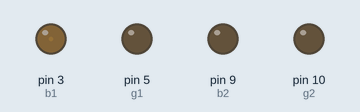
Recording of a sketch running on a simulated Arduino Uno, built with avr-gcc and run on an emulated ATmega328P. Parts: output pins drawn as LEDs (lit = HIGH). Pins used as bus, display or sensor lines are not drawn.

Above: at 0.05 s.
At 1.85 s:
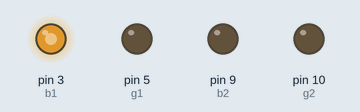
At 3.75 s:
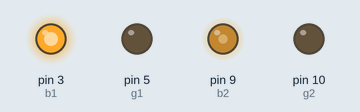
At 7.45 s:
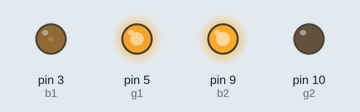
At 11.15 s:
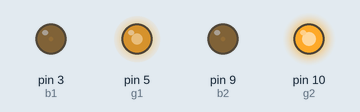
At 14.85 s:
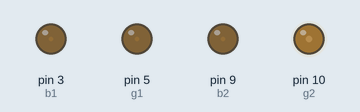
Timing chart, 0 to 19.9 s (numbered marks = the images above):
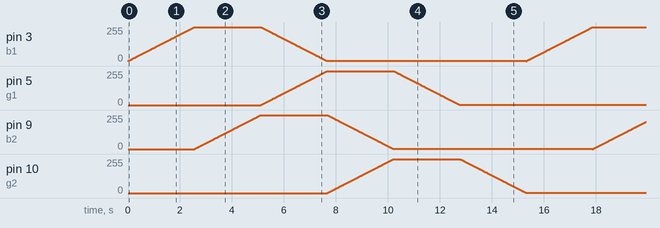

The sketch:

wavyRGB.ino
```cpp
// First LED and its initial light brightness
const short b1 = 3;
short b1l = 0;        // This color is the first in loop of LED1
const short g1 = 5;
short g1l = 0;
const short r1 = 6;
short r1l = 0;

// Second LED and its initial light brightness
const short b2 = 9;
short b2l = 0;
const short g2 = 10;
short g2l = 0;
const short r2 = 11;
short r2l = 0;          // This color is first in loop of LED2

// Macro for 10ms delay
#define d delay(10);

void setup() {
  pinMode(b1, OUTPUT);
  pinMode(g1, OUTPUT);
  pinMode(r1, OUTPUT);

  pinMode(b2, OUTPUT);
  pinMode(g2, OUTPUT);
  pinMode(r2, OUTPUT);
}

void loop() {
  // LED1 blue fade in and LED1 red fade out
  while (b1l < 255) { analogWrite(b1, b1l); b1l++; if (r1l > 0) { analogWrite(r1, r1l); r1l--; } d(10); }
  // LED2 blue fade in and LED1 red fade out
  while (b2l < 255) { analogWrite(b2, b2l); b2l++; if (r2l > 0) { analogWrite(r2, r2l); r2l--; } d(10); }
  // LED1 green fade in and LED1 blue fade out
  while (g1l < 255) { analogWrite(g1, g1l); g1l++; analogWrite(b1, b1l); b1l--; d(10); }
  // LED2 green fade in and LED2 blue fade out
  while (g2l < 255) { analogWrite(g2, g2l); g2l++; analogWrite(b2, b2l); b2l--; d(10); }
  // LED1 red fade in and LED1 green fade out
  while (r1l < 255) { analogWrite(r1, r1l); r1l++; analogWrite(g1, g1l); g1l--; d(10); }
  // LED2 red fade in and LED2 green fade out
  while (r2l < 255) { analogWrite(r2, r2l); r2l++; analogWrite(g2, g2l); g2l--; d(10); }
}
```
